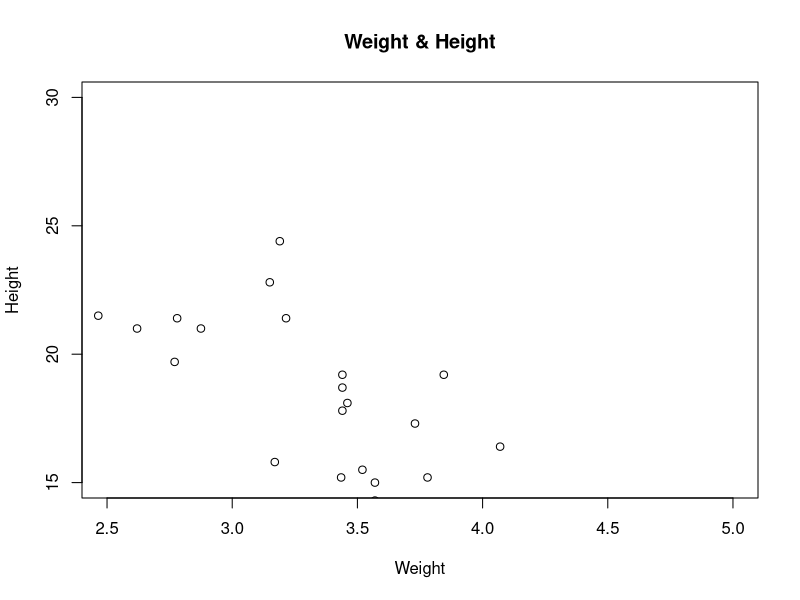

The R source for this figure:
#Scatter Plot
input = mtcars[c('wt','mpg')]
png(file="scatter.png")
plot(x=input$wt,y=input$mpg,xlab="Weight",ylab="Height",
     xlim=c(2.5,5),
     ylim=c(15,30),
     main="Weight & Height")
dev.off()